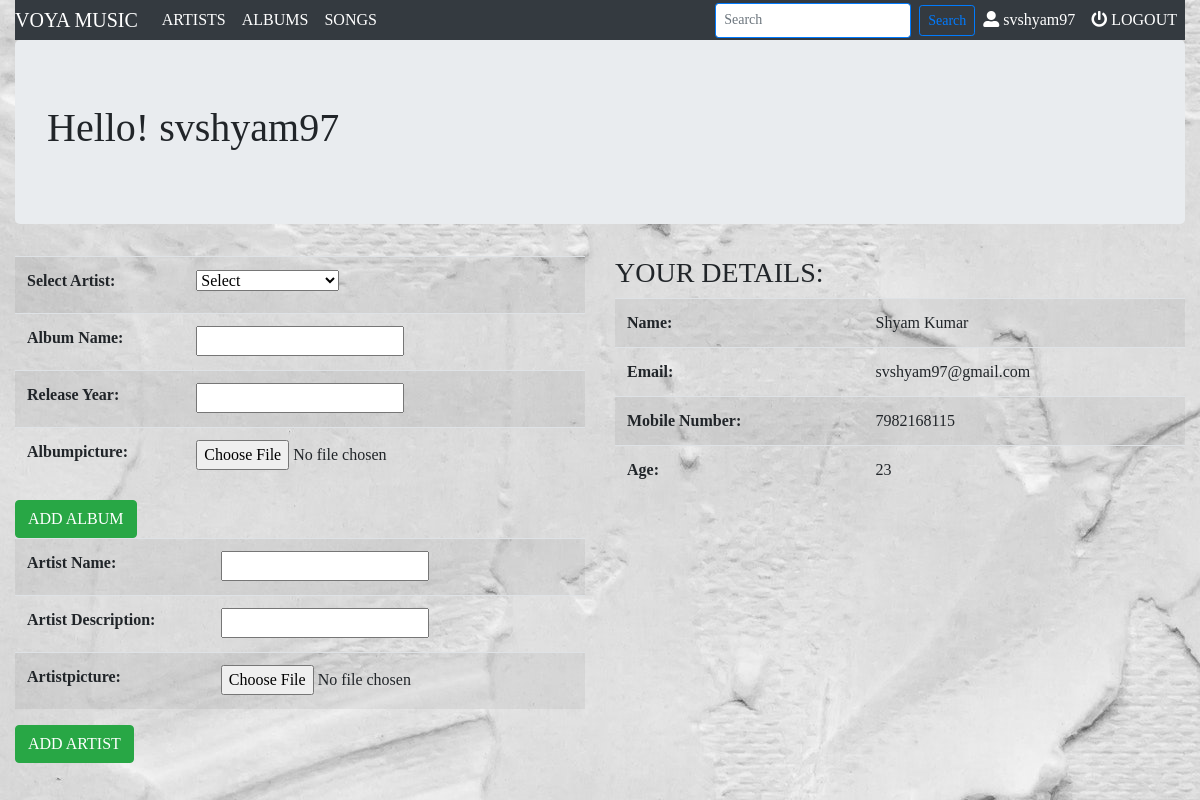
The page /music/profile (signed in) on the database its author committed.
### Music/models.py (models this page shows, shortened)
class Register(models.Model):
    first_name = models.CharField(max_length=50)
    last_name = models.CharField(max_length=50)
    email = models.EmailField(max_length=30, unique=True)
    username = models.CharField(max_length=20, unique=True)
    mobile_number = models.IntegerField(unique=True)
    age = models.IntegerField()

### Music/views.py (the view)
# urls.py: path('profile', views.profile, name="profile"),
def profile(request):
    if request.user.is_authenticated:
        account = Register.objects.get(username=request.user.get_username())
        artists = Artist.objects.all()
        if request.method == "POST":
            albumForm = AddAlbum(request.POST, request.FILES)      # Bound Form
            if albumForm.is_valid():
                artistId = request.POST.get("artistId")
                albumName = albumForm.cleaned_data["albumName"]
                releaseYear = albumForm.cleaned_data["releaseYear"]
                albumImage = request.FILES["albumPicture"]
                artist = Artist.objects.get(id=artistId)
                album = Album(artist_id=artist,
                    name=albumName, release_date=releaseYear,
                    albumImage=albumImage)
                album.save()
                return render(request, "Music/profile.html", {
                    "username": request.user.get_username(),
                    "account": account })
        else:
            albumForm = AddAlbum()
        if request.method == "POST":
            artistForm = AddArtist(request.POST, request.FILES)     # Bound Form
            if artistForm.is_valid():
                artistName = artistForm.cleaned_data["artistName"]
                artistDescrip = artistForm.cleaned_data["artistDescrip"]
                artistPicture = request.FILES["artistPicture"]
                newArtist = Artist(name=artistName,
                    description=artistDescrip, picture=artistPicture)
                newArtist.save()
                return render(request, "Music/profile.html", {
                    "username": request.user.get_username(),
                    "account": account,
                    })
        else:
            artistForm = AddArtist()        # Unbound Form
        return render(request, "Music/profile.html", {
            "username": request.user.get_username(),
            "albumForm": albumForm,
            "artists": artists,
            "account": account,
            "artistForm": artistForm,})
    else:
        return HttpResponseRedirect(reverse("Music:logIn"))

### Music/forms.py
class AddAlbum(forms.Form):
    albumName = forms.CharField(label="Album Name:", max_length=100)
    releaseYear = forms.DateField(label="Release Year:")
    albumPicture = forms.FileField()

class AddArtist(forms.Form):
    artistName = forms.CharField(label="Artist Name:", max_length=100)
    artistDescrip = forms.CharField(label="Artist Description:", max_length=100)
    artistPicture = forms.FileField()

### Music/templates/Music/profile.html (shortened to what this page needs)
{% extends 'Music/base.html' %}
{% load staticfiles %}
{% block body %}
	<div class="jumbotron"> <h1>Hello! {{ username }}</h1> </div>
	<div class="row">
		<div class="col-sm-6">
			<form method="post" action="{% url 'Music:profile'%}" enctype="multipart/form-data">
				<table class="table table-striped">
					<tr>
						<th><label for="artist">Select Artist:</label></th>
						<td><select name="artistId" id="artist">
							<option value="">Select</option>
						</select></td>
					</tr>
					{{ albumForm.as_table }}
				</table>
				<input type="submit" name="submit" value="ADD ALBUM" class="btn btn-success">
			</form>
			<form method="post" action="{% url 'Music:profile' %}" enctype="multipart/form-data">
				<table class="table table-striped">
					{{ artistForm.as_table }}
				</table>
				<input type="submit" name="submit" value="ADD ARTIST" class="btn btn-success">
			</form>
		</div>
		<div class="col-sm-6">
			<h3>YOUR DETAILS:</h3>
			<table class="table table-striped">
				<tr><th>Name:</th><td>{{account.first_name.title}} {{account.last_name.title}}</td></tr>
				<tr><th>Email:</th><td>{{account.email}}</td></tr>
				<tr><th>Mobile Number:</th><td>{{account.mobile_number}}</td></tr>
				<tr><th>Age:</th><td>{{account.age}}</td></tr>
			</table>
		</div>
	</div>
{% endblock %}

### Music/templates/Music/base.html (shortened to what this page needs)
{% load staticfiles %}
<!DOCTYPE html>
<html>
	<head>
		<link rel="stylesheet" href="https://maxcdn.bootstrapcdn.com/bootstrap/4.4.1/css/bootstrap.min.css">
    	<link rel="stylesheet" href="https://use.fontawesome.com/releases/v5.7.0/css/all.css">
		<link rel="stylesheet" type="text/css" href="{% static 'Music/style.css' %}">
	</head>
<body class="container-fluid">
	<div class="">
		<nav class="navbar-nav sticky-top navbar-expand-sm bg-dark">
			<a class="navbar-brand" href="{% url 'Music:index' %}">VOYA MUSIC</a>
			<div class="collapse navbar-collapse" id="collapsibleNavbar">
				<ul class="navbar-nav">
					<li class="nav-item">
						<a class="nav-link" href="{% url 'Music:artist' %}">ARTISTS</a>
					</li>
					<li class="nav-item">
						<a class="nav-link" href="{% url 'Music:album' %}">ALBUMS</a>
					</li>
					<li class="nav-item">
						<a class="nav-link" href="{% url 'Music:track' %}">SONGS</a>
					</li>
				</ul>
				<ul class="navbar-nav ml-auto">
					<form method="get" action="#" class="form-inline">
						<input type="text" name="q" class="form-control btn-sm mr-sm-2 border-primary" placeholder="Search">
						<button type="submit" class="btn btn-sm btn-outline-primary" >Search</button>
					</form>
					{% if user.is_authenticated %}
						<li class="nav-item">
							<a href="{% url 'Music:profile' %}" class="nav-link"><i class="fas fa-user-alt"></i>&nbsp;{{ user.username }}</a>
						</li>
						<li class="nav-item">
							<a href="{% url 'Music:logOut' %}" class="nav-link"><i class="fas fa-power-off"></i>&nbsp;LOGOUT</a>
						</li>
					{% endif %}
				</ul>
			</div>
		</nav>
			{% block body %}
			{% endblock%}
		</div>
</body>
</html>
<button class="navbar-toggler" type="button" data-toggle="collapse" data-target="#navbarSupportedContent" aria-controls="navbarSupportedContent" aria-expanded="false" aria-label="Toggle navigation">
    <span class="navbar-toggler-icon"></span>
</button>

### Music/static/Music/style.css (style rules this page uses)
a { color: white; }
body { background: white url("images/background.jpg"); font-family: Bookman; }

### rows shown on the page
Register: first_name "Shyam", last_name "Kumar", email "svshyam97@gmail.com", mobile_number "7982168115", age "23"

### other values the page prints
{{ user.username }} "svshyam97"
{{ username }} "svshyam97"
